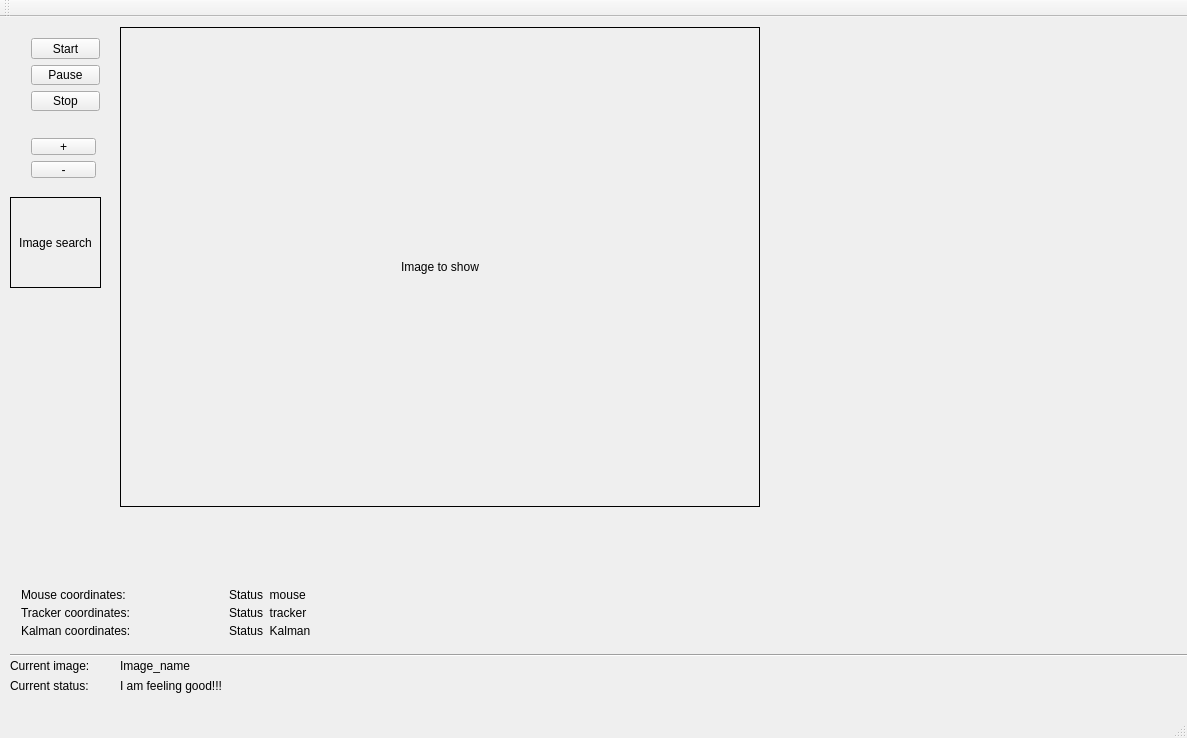
<?xml version="1.0" encoding="UTF-8"?>
<ui version="4.0">
 <class>MainWindow</class>
 <widget class="QMainWindow" name="MainWindow">
  <property name="geometry">
   <rect>
    <x>0</x>
    <y>0</y>
    <width>1187</width>
    <height>738</height>
   </rect>
  </property>
  <property name="windowTitle">
   <string>MainWindow</string>
  </property>
  <widget class="QWidget" name="centralWidget">
   <widget class="extended_label" name="label_image">
    <property name="geometry">
     <rect>
      <x>120</x>
      <y>10</y>
      <width>640</width>
      <height>480</height>
     </rect>
    </property>
    <property name="mouseTracking">
     <bool>true</bool>
    </property>
    <property name="frameShape">
     <enum>QFrame::Box</enum>
    </property>
    <property name="text">
     <string>Image to show</string>
    </property>
    <property name="alignment">
     <set>Qt::AlignCenter</set>
    </property>
   </widget>
   <widget class="QLabel" name="lbl_current_image_name_fixed">
    <property name="geometry">
     <rect>
      <x>10</x>
      <y>640</y>
      <width>105</width>
      <height>17</height>
     </rect>
    </property>
    <property name="text">
     <string>Current image: </string>
    </property>
   </widget>
   <widget class="QLabel" name="lbl_current_image_name">
    <property name="geometry">
     <rect>
      <x>120</x>
      <y>640</y>
      <width>1051</width>
      <height>17</height>
     </rect>
    </property>
    <property name="text">
     <string>Image_name</string>
    </property>
   </widget>
   <widget class="Line" name="line">
    <property name="geometry">
     <rect>
      <x>10</x>
      <y>630</y>
      <width>1531</width>
      <height>16</height>
     </rect>
    </property>
    <property name="orientation">
     <enum>Qt::Horizontal</enum>
    </property>
   </widget>
   <widget class="QCustomPlot" name="wdg_plot_x" native="true">
    <property name="geometry">
     <rect>
      <x>770</x>
      <y>10</y>
      <width>400</width>
      <height>300</height>
     </rect>
    </property>
   </widget>
   <widget class="QLabel" name="lbl_image_search">
    <property name="geometry">
     <rect>
      <x>10</x>
      <y>180</y>
      <width>91</width>
      <height>91</height>
     </rect>
    </property>
    <property name="frameShape">
     <enum>QFrame::Box</enum>
    </property>
    <property name="text">
     <string>Image search</string>
    </property>
    <property name="alignment">
     <set>Qt::AlignCenter</set>
    </property>
   </widget>
   <widget class="QWidget" name="layoutWidget">
    <property name="geometry">
     <rect>
      <x>20</x>
      <y>10</y>
      <width>91</width>
      <height>95</height>
     </rect>
    </property>
    <layout class="QVBoxLayout" name="verticalLayout_2">
     <item>
      <widget class="QPushButton" name="btn_start">
       <property name="text">
        <string>Start</string>
       </property>
      </widget>
     </item>
     <item>
      <widget class="QPushButton" name="btn_pause">
       <property name="text">
        <string>Pause</string>
       </property>
      </widget>
     </item>
     <item>
      <widget class="QPushButton" name="btn_stop">
       <property name="enabled">
        <bool>true</bool>
       </property>
       <property name="text">
        <string>Stop</string>
       </property>
      </widget>
     </item>
    </layout>
   </widget>
   <widget class="QWidget" name="layoutWidget">
    <property name="geometry">
     <rect>
      <x>20</x>
      <y>110</y>
      <width>87</width>
      <height>62</height>
     </rect>
    </property>
    <layout class="QGridLayout" name="gridLayout">
     <item row="0" column="0">
      <widget class="QPushButton" name="btn_increase_search_window">
       <property name="text">
        <string>+</string>
       </property>
      </widget>
     </item>
     <item row="1" column="0">
      <widget class="QPushButton" name="btn_decrease_search_window">
       <property name="text">
        <string>-</string>
       </property>
      </widget>
     </item>
    </layout>
   </widget>
   <widget class="QWidget" name="layoutWidget">
    <property name="geometry">
     <rect>
      <x>10</x>
      <y>560</y>
      <width>431</width>
      <height>71</height>
     </rect>
    </property>
    <layout class="QGridLayout" name="gridLayout_2">
     <item row="0" column="0">
      <widget class="QLabel" name="lbl_mouse">
       <property name="text">
        <string>Mouse coordinates:</string>
       </property>
      </widget>
     </item>
     <item row="0" column="1">
      <widget class="QLabel" name="lbl_status_mouse">
       <property name="text">
        <string>Status_mouse</string>
       </property>
      </widget>
     </item>
     <item row="1" column="0">
      <widget class="QLabel" name="lbl_tracker">
       <property name="text">
        <string>Tracker coordinates:</string>
       </property>
      </widget>
     </item>
     <item row="1" column="1">
      <widget class="QLabel" name="lbl_status_tracker">
       <property name="text">
        <string>Status_tracker</string>
       </property>
      </widget>
     </item>
     <item row="2" column="0">
      <widget class="QLabel" name="lbl_kalman">
       <property name="text">
        <string>Kalman coordinates:</string>
       </property>
      </widget>
     </item>
     <item row="2" column="1">
      <widget class="QLabel" name="lbl_status_kalman">
       <property name="text">
        <string>Status_Kalman</string>
       </property>
      </widget>
     </item>
    </layout>
   </widget>
   <widget class="QCustomPlot" name="wdg_plot_y" native="true">
    <property name="geometry">
     <rect>
      <x>770</x>
      <y>320</y>
      <width>400</width>
      <height>300</height>
     </rect>
    </property>
   </widget>
   <widget class="QLabel" name="lbl_global_status">
    <property name="geometry">
     <rect>
      <x>120</x>
      <y>660</y>
      <width>1421</width>
      <height>17</height>
     </rect>
    </property>
    <property name="text">
     <string>I am feeling good!!!</string>
    </property>
   </widget>
   <widget class="QLabel" name="lbl_global_status_lbl">
    <property name="geometry">
     <rect>
      <x>10</x>
      <y>660</y>
      <width>105</width>
      <height>17</height>
     </rect>
    </property>
    <property name="text">
     <string>Current status:</string>
    </property>
   </widget>
   <widget class="QWidget" name="">
    <property name="geometry">
     <rect>
      <x>452</x>
      <y>610</y>
      <width>313</width>
      <height>19</height>
     </rect>
    </property>
    <layout class="QHBoxLayout" name="horizontalLayout">
     <item>
      <widget class="QLabel" name="lbl_lbl_kalman_velocities">
       <property name="text">
        <string>Kalman velocities:</string>
       </property>
      </widget>
     </item>
     <item>
      <widget class="QLabel" name="lbl_status_kalman_velocities">
       <property name="text">
        <string>Status_Kalman Velocities</string>
       </property>
      </widget>
     </item>
    </layout>
   </widget>
   <zorder>layoutWidget</zorder>
   <zorder>layoutWidget</zorder>
   <zorder>layoutWidget</zorder>
   <zorder>label_image</zorder>
   <zorder>lbl_current_image_name_fixed</zorder>
   <zorder>lbl_current_image_name</zorder>
   <zorder>line</zorder>
   <zorder>wdg_plot_x</zorder>
   <zorder>lbl_image_search</zorder>
   <zorder>wdg_plot_y</zorder>
   <zorder>lbl_global_status</zorder>
   <zorder>lbl_global_status_lbl</zorder>
   <zorder>lbl_lbl_kalman_velocities</zorder>
   <zorder>lbl_status_kalman_velocities</zorder>
  </widget>
  <widget class="QMenuBar" name="menuBar">
   <property name="geometry">
    <rect>
     <x>0</x>
     <y>0</y>
     <width>1187</width>
     <height>25</height>
    </rect>
   </property>
  </widget>
  <widget class="QToolBar" name="mainToolBar">
   <attribute name="toolBarArea">
    <enum>TopToolBarArea</enum>
   </attribute>
   <attribute name="toolBarBreak">
    <bool>false</bool>
   </attribute>
  </widget>
  <widget class="QStatusBar" name="statusBar"/>
 </widget>
 <layoutdefault spacing="6" margin="11"/>
 <customwidgets>
  <customwidget>
   <class>extended_label</class>
   <extends>QLabel</extends>
   <header location="global">extended_label.h</header>
  </customwidget>
  <customwidget>
   <class>QCustomPlot</class>
   <extends>QWidget</extends>
   <header>qcustomplot.h</header>
   <container>1</container>
  </customwidget>
 </customwidgets>
 <resources/>
 <connections/>
</ui>
